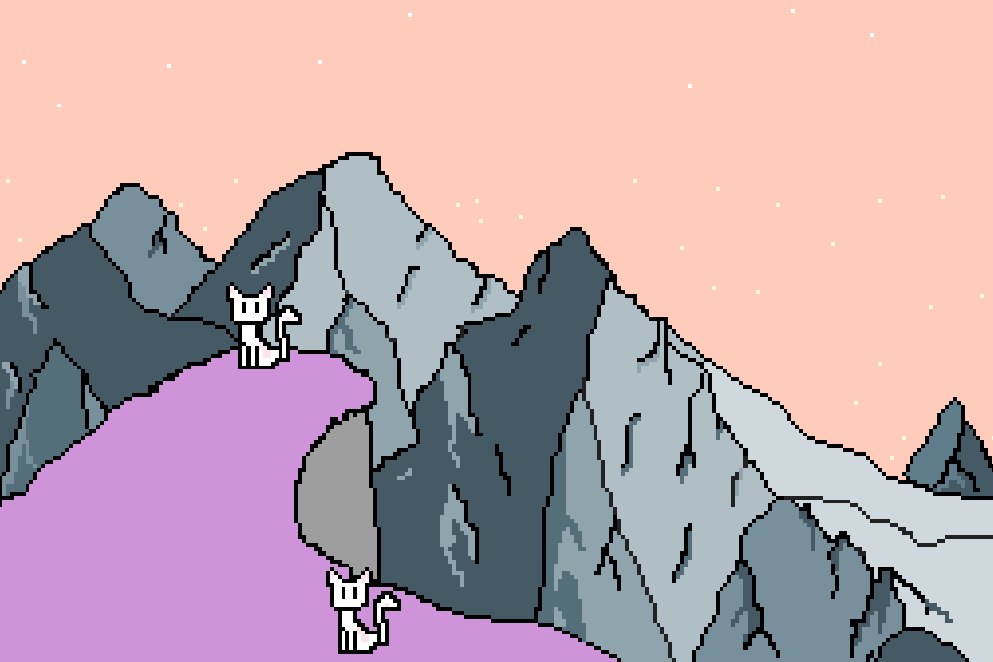
#> input picture image-analysis/images/img1.png, 993 x 662 px, found by its file name
$ jupyter execute --allow-errors lab3.ipynb
#> lines starting #> are read from the running program, lines starting #| are printed output that depends on the picture; after the words box and inside, x2 and y2 are one past the last pixel; in counts of white or black regions, pixels touching at a corner belong together
## lab 3

[cell 1]
from skimage import morphology
from PIL import Image
from matplotlib import pyplot as plt
from matplotlib import cm
import numpy as np

path_bin_image = 'img1.png'
image = np.array(np.invert(Image.open(path_bin_image))) [:,:,1] > 100
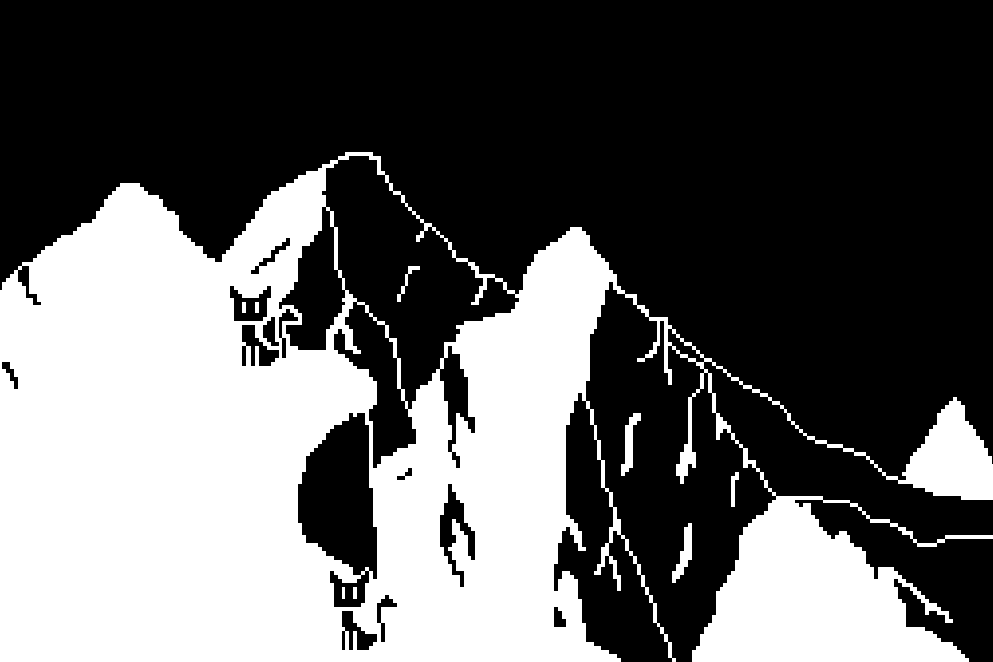
#> image: shape (662, 993) bool; 37.8% white; 9 white regions, largest, box (x1, y1, x2, y2) and area: (0, 152, 993, 662) 246873, (621, 413, 641, 476) 520, (672, 523, 692, 583) 512

[cell 2]
square = morphology.square(3) # gives the `chessboard' distance transform
disk = morphology.disk(5)  #  Euclidean distance transform
diamond = morphology.diamond(10)

- multiple successive erosions with a suitable structuring element until all foreground regions of the image have been eroded away.
- if each pixel is labeled with the number of erosions that had to be performed before it disappeared, then this is just the distance transform.

[cell 3]
def build_dist(image,struct, show_proc = False):
#> called with struct = array of shape (3, 3), show_proc = True
    dist = [[0 for i in range(len(image[0]))] for j in range(len(image))]
#> dist = 662 items
    erode = ski_mph.erosion(image, struct)
    process = 0
    while np.count_nonzero(erode):
        dist += erode
        erode = ski_mph.erosion(erode, struct)
        if show_proc & (process % 50 == 0) :
            plt.imshow(dist, cmap=cm.binary)
            plt.show()
        process += 1
    return dist

[cell 4]
def plot(img,dist1, dist2, dist3,name1 = 'dist1',name2 = 'dist2', name3 = 'dist3'):
    fig, ((ax0, ax1), (ax2, ax3) )= plt.subplots(nrows=2, ncols=2, figsize=(30, 10))

    ax0.imshow(img, cmap=cm.binary)
    ax0.set_xlabel("origin")

    ax1.imshow(dist1,cmap=cm.binary)
    ax1.set_xlabel(name1)

    ax2.imshow(dist2, cmap=cm.binary)
    ax2.set_xlabel(name2)


    ax3.imshow(dist3, cmap=cm.binary)
    ax3.set_xlabel(name3)

    fig.tight_layout()
    plt.show()

#> (a cell that did not finish here is left out)

#> (a cell that did not finish here is left out)

dist_disk = build_dist(image,disk)

#> (a cell that did not finish here is left out)

[cell 8]
path_bin_image = 'i3.jpg'
image = np.array(np.invert(Image.open(path_bin_image))) [:,:,1] > 100
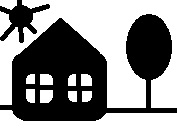
#> input picture image-analysis/images/i3.jpg, 177 x 130 px, found by its file name
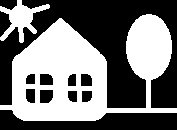
#> image: shape (130, 177) bool; 46.2% white; 2 white regions, box (x1, y1, x2, y2) and area: (0, 14, 177, 121) 9795, (0, 0, 50, 43) 826


square = morphology.square(3) # gives the `chessboard' distance transform
disk = morphology.disk(3)  #  Euclidean distance transform
diamond = morphology.diamond(2)

#> (the rest of this cell did not finish here and is left out)

dist_diamond = build_dist(image,diamond)
dist_disk = build_dist(image,disk)
plot(image,dist_square,dist_diamond,dist_disk,name1 = 'square structure element',
                                              name2 = 'diamond structure element',
                                              name3 = 'disk structure element')
